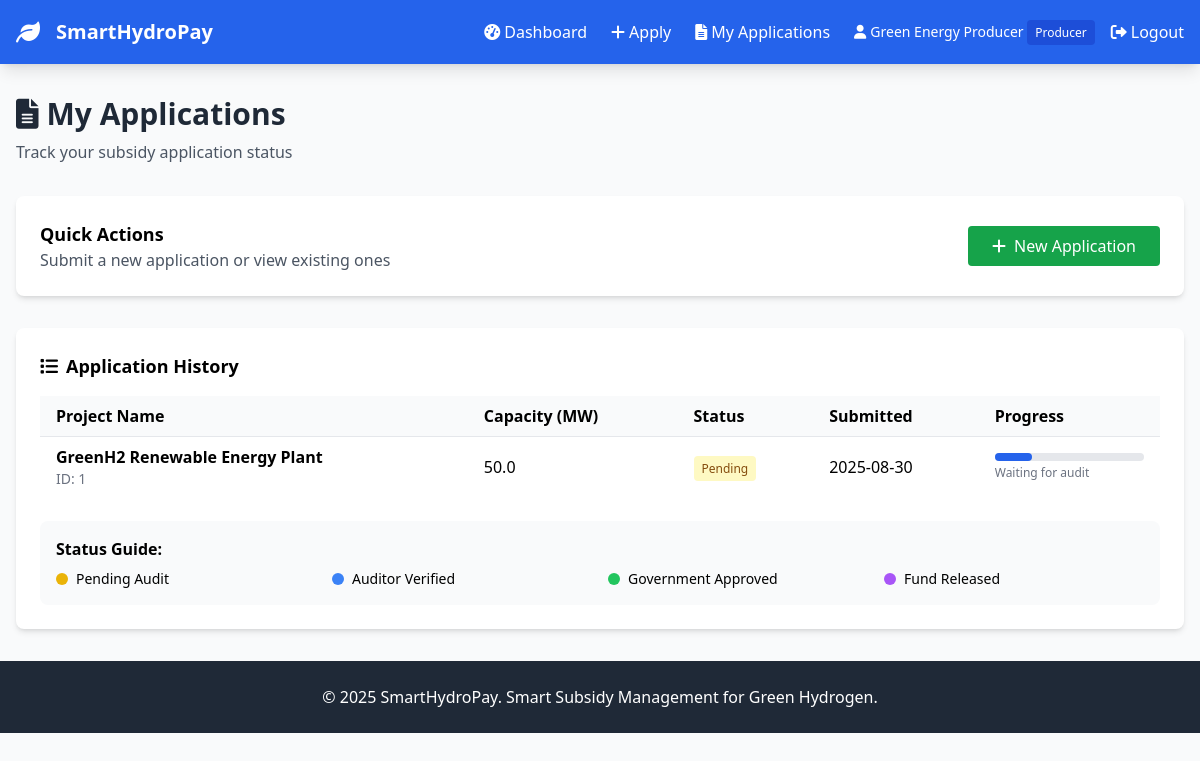
The page /producer/my_applications (signed in) on the database its author committed.
### app/models.py (models this page shows, shortened)
class User(UserMixin, db.Model):
    id = db.Column(db.Integer, primary_key=True)
    name = db.Column(db.String(100), nullable=False)
    email = db.Column(db.String(120), unique=True, nullable=False)
    password_hash = db.Column(db.String(120), nullable=False)
    role = db.Column(db.String(50), nullable=False)  # government, producer, auditor, bank
    applications = db.relationship('Application', backref='producer', lazy=True)
    audits = db.relationship('Audit', backref='auditor', lazy=True)
    transactions = db.relationship('Transaction', backref='bank', lazy=True)

class Application(db.Model):
    id = db.Column(db.Integer, primary_key=True)
    producer_id = db.Column(db.Integer, db.ForeignKey('user.id'), nullable=False)
    project_name = db.Column(db.String(200), nullable=False)
    capacity = db.Column(db.Float, nullable=False)
    documents = db.Column(db.Text)  # JSON string or file paths
    status = db.Column(db.String(50), default='pending')  # pending, auditor_verified, govt_approved, fund_released
    created_at = db.Column(db.DateTime, default=datetime.utcnow)
    audits = db.relationship('Audit', backref='application', lazy=True)
    transactions = db.relationship('Transaction', backref='application', lazy=True)

### routes/producer.py (the view)
@producer.route('/my_applications')
def my_applications():
    applications = Application.query.filter_by(producer_id=current_user.id).all()
    return render_template('my_applications.html', applications=applications)

### app/__init__.py (called while the page is built)
@login_manager.user_loader
def load_user(user_id):
    from app.models import User
    return User.query.get(int(user_id))

### routes/producer.py (called while the page is built)
@producer.before_request
@login_required
def require_producer():
    if current_user.role != 'producer':
        abort(403)

### templates/my_applications.html (shortened to what this page needs)
{% extends "base.html" %}
{% block content %}
<div class="mb-8">
    <h1 class="text-3xl font-bold text-gray-800 mb-2">
        <i class="fas fa-file-alt mr-2"></i>My Applications
    </h1>
    <p class="text-gray-600">Track your subsidy application status</p>
</div>
<div class="bg-white p-6 rounded-lg shadow-md mb-8">
    <div class="flex justify-between items-center">
        <div>
            <h3 class="text-lg font-semibold">Quick Actions</h3>
            <p class="text-gray-600">Submit a new application or view existing ones</p>
        </div>
        <a href="{{ url_for('producer.apply') }}" class="bg-green-600 text-white px-6 py-2 rounded hover:bg-green-700">
            <i class="fas fa-plus mr-2"></i>New Application
        </a>
    </div>
</div>
<div class="bg-white rounded-lg shadow-md p-6">
    <h3 class="text-lg font-semibold mb-4">
        <i class="fas fa-list mr-2"></i>Application History
    </h3>
    {% if applications %}
        <div class="overflow-x-auto">
            <table class="w-full table-auto">
                <thead>
                    <tr class="bg-gray-50">
                        <th class="px-4 py-2 text-left">Project Name</th>
                        <th class="px-4 py-2 text-left">Capacity (MW)</th>
                        <th class="px-4 py-2 text-left">Status</th>
                        <th class="px-4 py-2 text-left">Submitted</th>
                        <th class="px-4 py-2 text-left">Progress</th>
                    </tr>
                </thead>
                <tbody>
                    {% for app in applications %}
                    <tr class="border-t hover:bg-gray-50">
                        <td class="px-4 py-2">
                            <div>
                                <p class="font-semibold">{{ app.project_name }}</p>
                                <p class="text-sm text-gray-500">ID: {{ app.id }}</p>
                            </div>
                        </td>
                        <td class="px-4 py-2">{{ app.capacity }}</td>
                        <td class="px-4 py-2">
                            <span class="px-2 py-1 rounded text-xs
                                {% if app.status == 'pending' %}bg-yellow-100 text-yellow-800
                                {% elif app.status == 'auditor_verified' %}bg-blue-100 text-blue-800
                                {% elif app.status == 'govt_approved' %}bg-green-100 text-green-800
                                {% elif app.status == 'fund_released' %}bg-purple-100 text-purple-800
                                {% else %}bg-red-100 text-red-800{% endif %}">
                                {{ app.status.replace('_', ' ').title() }}
                            </span>
                        </td>
                        <td class="px-4 py-2">{{ app.created_at.strftime('%Y-%m-%d') }}</td>
                        <td class="px-4 py-2">
                            <div class="w-full bg-gray-200 rounded-full h-2">
                                <div class="bg-blue-600 h-2 rounded-full" style="width:
                                    {% if app.status == 'pending' %}25%
                                    {% elif app.status == 'auditor_verified' %}50%
                                    {% elif app.status == 'govt_approved' %}75%
                                    {% elif app.status == 'fund_released' %}100%
                                    {% else %}0%{% endif %}"></div>
                            </div>
                            <p class="text-xs text-gray-500 mt-1">
                                {% if app.status == 'pending' %}Waiting for audit
                                {% elif app.status == 'auditor_verified' %}Awaiting government approval
                                {% elif app.status == 'govt_approved' %}Awaiting fund release
                                {% elif app.status == 'fund_released' %}Completed
                                {% else %}Rejected{% endif %}
                            </p>
                        </td>
                    </tr>
                    {% endfor %}
                </tbody>
            </table>
        </div>
        <div class="mt-6 p-4 bg-gray-50 rounded-lg">
            <h4 class="font-semibold mb-2">Status Guide:</h4>
            <div class="grid md:grid-cols-4 gap-4 text-sm">
                <div class="flex items-center">
                    <span class="w-3 h-3 bg-yellow-500 rounded-full mr-2"></span>
                    <span>Pending Audit</span>
                </div>
                <div class="flex items-center">
                    <span class="w-3 h-3 bg-blue-500 rounded-full mr-2"></span>
                    <span>Auditor Verified</span>
                </div>
                <div class="flex items-center">
                    <span class="w-3 h-3 bg-green-500 rounded-full mr-2"></span>
                    <span>Government Approved</span>
                </div>
                <div class="flex items-center">
                    <span class="w-3 h-3 bg-purple-500 rounded-full mr-2"></span>
                    <span>Fund Released</span>
                </div>
            </div>
        </div>
    {% endif %}
</div>
{% endblock %}

### templates/base.html (shortened to what this page needs)
<!DOCTYPE html>
<html lang="en">
<head>
    <script src="https://cdn.tailwindcss.com"></script>
    <link href="https://cdnjs.cloudflare.com/ajax/libs/font-awesome/6.0.0/css/all.min.css" rel="stylesheet">
</head>
<body class="bg-gray-50 min-h-screen">
    <nav class="bg-blue-600 text-white shadow-lg">
        <div class="max-w-7xl mx-auto px-4">
            <div class="flex justify-between items-center py-4">
                <div class="flex items-center space-x-4">
                    <i class="fas fa-leaf text-2xl"></i>
                    <a href="{{ url_for('main.index') }}" class="text-xl font-bold">SmartHydroPay</a>
                </div>
                <div class="flex items-center space-x-6">
                    {% if current_user.is_authenticated %}
                        <a href="{{ url_for('main.dashboard') }}" class="hover:text-blue-200">
                            <i class="fas fa-tachometer-alt mr-1"></i>Dashboard
                        </a>
                        {% if current_user.role == 'producer' %}
                            <a href="{{ url_for('producer.apply') }}" class="hover:text-blue-200">
                                <i class="fas fa-plus mr-1"></i>Apply
                            </a>
                            <a href="{{ url_for('producer.my_applications') }}" class="hover:text-blue-200">
                                <i class="fas fa-file-alt mr-1"></i>My Applications
                            </a>
                        {% elif current_user.role == 'auditor' %}
                            <a href="{{ url_for('auditor.applications') }}" class="hover:text-blue-200">
                                <i class="fas fa-search mr-1"></i>Verify Applications
                            </a>
                        {% elif current_user.role == 'government' %}
                            <a href="{{ url_for('government.applications') }}" class="hover:text-blue-200">
                                <i class="fas fa-check-circle mr-1"></i>Approve Applications
                            </a>
                        {% endif %}
                        <div class="flex items-center space-x-4">
                            <span class="text-sm">
                                <i class="fas fa-user mr-1"></i>{{ current_user.name }}
                                <span class="text-xs bg-blue-700 px-2 py-1 rounded">{{ current_user.role.title() }}</span>
                            </span>
                            <a href="{{ url_for('auth.logout') }}" class="hover:text-blue-200">
                                <i class="fas fa-sign-out-alt mr-1"></i>Logout
                            </a>
                        </div>
                    {% endif %}
                </div>
            </div>
        </div>
    </nav>
    <main class="max-w-7xl mx-auto px-4 py-8">
        {% block content %}{% endblock %}
    </main>
    <footer class="bg-gray-800 text-white mt-auto">
        <div class="max-w-7xl mx-auto px-4 py-6 text-center">
            <p>&copy; 2025 SmartHydroPay. Smart Subsidy Management for Green Hydrogen.</p>
        </div>
    </footer>
</body>
</html>

### rows shown on the page
User: name "Green Energy Producer", role "Producer"
Application: project_name "GreenH2 Renewable Energy Plant", id "1", capacity "50.0", status.replace "Pending", created_at "2025-08-30", shows "Waiting for audit"
